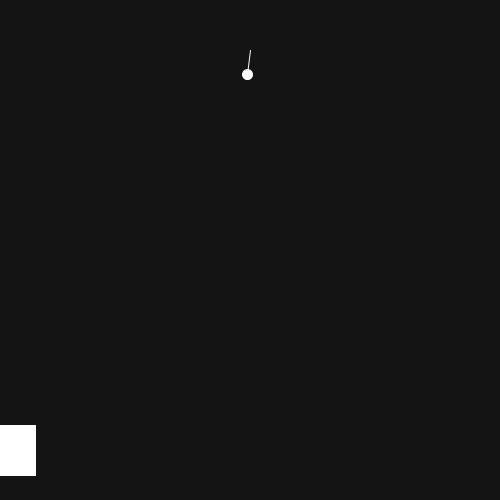
Frame 1 (no input)
Frame 60 (the mouse pressed at the canvas centre just before this capture): identical to frame 1, image omitted
Frame 120 (the mouse held since frame 60 and released just before this capture): identical to frame 1, image omitted

The Processing sketch that drew this single still picture (run headless with seeded random() and noise(); from frame 60 on, the mouse is pressed at the canvas centre):

// Processing sketch: eye_moves_ver2
// ── eye_moves_ver2.pde
// normalizing a vector
// got help from https://processing.org/tutorials/pvector/

int nDirec = 0;
PVector vPos2 = new PVector(10, 450);
PVector vPos = new PVector(10, 450);
PVector center = new PVector(width/2, height/2);
void setup() {  
  size(500, 500);
}
void draw() {

  background(255);
  vPos.x=vPos2.x;
  vPos.y=vPos2.y;
  vPos.sub(center);

  vPos.normalize();
  vPos.mult(25);
  //vPos.x+=25;
  // vPos.y+=25;
  line(0, 0, vPos.x, vPos.y);
  background(20);
  pushMatrix();
  translate(width/2, 50);
  stroke(250);
  line(0, 0, vPos.x, vPos.y);
  ellipse(vPos.x, vPos.y, 10, 10);
  popMatrix();
  rectMode(CENTER);
  rect(vPos2.x, vPos2.y, 50, 50);
  update();
}
void keyPressed() {
  if (key == 'w') { 
    nDirec=1;
  } else if (key == 'a') { 
    nDirec=2;
  } else if (key == 's') { 
    nDirec=3;
  } else if (key == 'd') { 
    nDirec=4;
  }
}
void keyReleased() {
  nDirec=0;
}
void update() {
  if (nDirec == 1) { 
    vPos2.y += -6;
  } else if (nDirec == 2) { 
    vPos2.x += -6;
  } else if (nDirec == 3) { 
    vPos2.y += 6;
  } else if (nDirec==4) { 
    vPos2.x +=6;
  }
}
